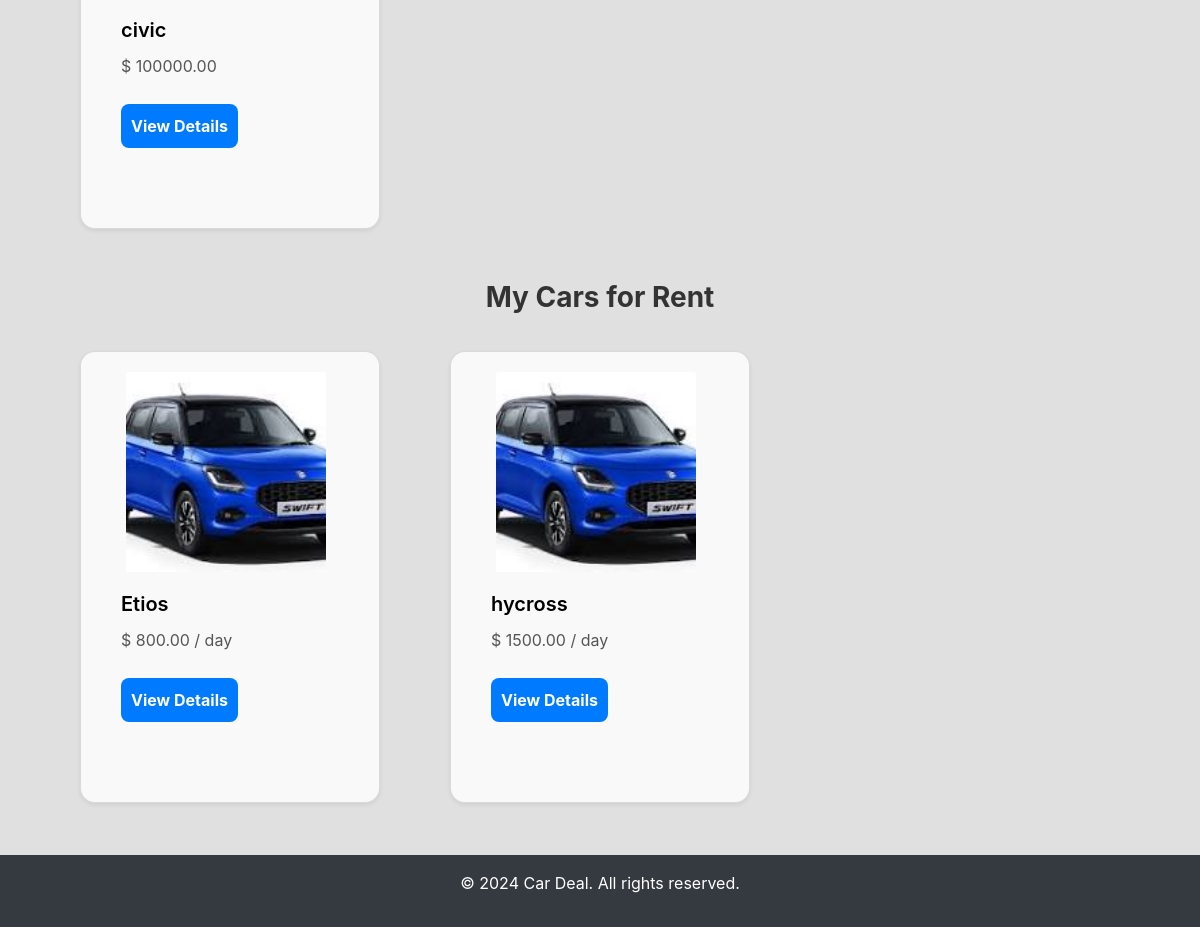
The app's page /profile/ (signed in, lower part), older data.
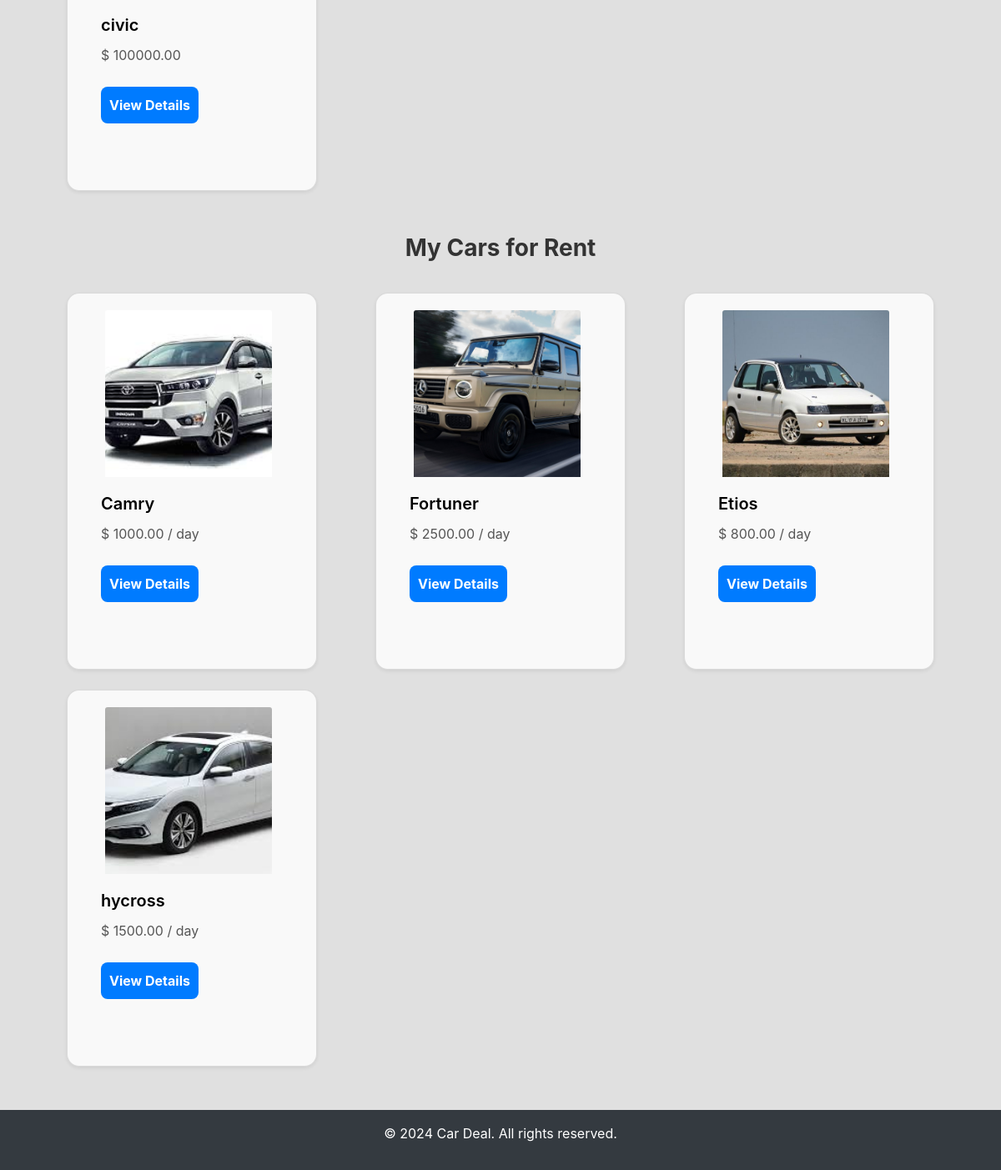
The same page, newer data.
### listings/models.py (models this page shows, shortened)
class CarForSale(models.Model):
    owner= models.ForeignKey(User, on_delete=models.CASCADE,related_name='cars_for_sale',null=True, blank=True)
    name = models.CharField(max_length=100)  # Car name
    model_year = models.IntegerField()
    km_driven = models.IntegerField()
    brand = models.ForeignKey(Brand, on_delete=models.CASCADE)
    oil_type = models.ForeignKey(OilType, on_delete=models.CASCADE)
    accidental_background = models.BooleanField(default=False)
    description = models.TextField()
    price = models.DecimalField(max_digits=10, decimal_places=2)
    mileage = models.DecimalField(max_digits=5, decimal_places=2)
    front_image = models.ImageField(upload_to='media/cars_for_sale/', blank=True, null=True)
    leftside_img = models.ImageField(upload_to='media/cars_for_sale/', blank=True, null=True)
    rightside_img = models.ImageField(upload_to='media/cars_for_sale/', blank=True, null=True)
    back_image = models.ImageField(upload_to='media/cars_for_sale/', blank=True, null=True)
    registration_number = models.CharField(max_length=100)
    insurance_end_date = models.DateField()
    ownership_type = models.CharField(max_length=50)  # e.g., 1st, 2nd, 3rd owner
    created_date = models.DateField(auto_now_add=True)
    created_time = models.TimeField(auto_now_add=True)
    is_for_sale = models.BooleanField(default=True)  # New field to mark as for sale
    is_for_rent = models.BooleanField(default=True)  # New field to mark as for rent

class CarForRent(models.Model):
    owner = models.ForeignKey(User, on_delete=models.CASCADE,related_name='cars_for_rent',null=True, blank=True)
    name = models.CharField(max_length=100)  # Car name
    brand = models.ForeignKey(Brand, on_delete=models.CASCADE)
    oil_type = models.ForeignKey(OilType, on_delete=models.CASCADE)
    description = models.TextField()
    price_per_day = models.DecimalField(max_digits=10, decimal_places=2)
    mileage = models.DecimalField(max_digits=5, decimal_places=2)
    rent_car_image = models.ImageField(upload_to='media/cars_for_rent/', blank=True, null=True)
    created_date = models.DateField(auto_now_add=True)
    created_time = models.TimeField(auto_now_add=True)
    is_for_sale = models.BooleanField(default=True)  # New field to mark as for sale
    is_for_rent = models.BooleanField(default=True)  # New field to mark as for rent

### listings/views.py (the view)
# urls.py: path('profile/', views.profile_view, name='profile'),
@login_required
def profile_view(request):
    user = request.user
    try:
        user_profile = UserProfile.objects.get(user=request.user)
    except UserProfile.DoesNotExist:
        user_profile = None  # Handle the case where the profile does not exist
    cars_for_sale = CarForSale.objects.filter(owner=user, is_for_sale=True)
    cars_for_rent = CarForRent.objects.filter(owner=user, is_for_rent=True)
    return render(request, 'listings/profile.html', {
        'user_profile': user_profile,
        'cars_for_sale': cars_for_sale,
        'cars_for_rent': cars_for_rent,
    })

### listings/templates/listings/profile.html (shortened to what this page needs)
{% extends "listings/base.html" %}
{% load static %}
{% block content %}
<div class="container mt-5">
    <div class="mt-5">
        <div class="row">
            {% for car in cars_for_sale %}
            <div class="col-md-4 mb-4">
                <div class="card shadow-sm h-100">
                    <div class="card-body">
                        <h5 class="card-title">{{ car.name }}</h5>
                        <p class="card-text">$ {{ car.price }}</p>
                        <a href="{% url 'car_combined_detail' car.pk %}" class="btn btn-primary">View Details</a>
                    </div>
                </div>
            </div>
            {% empty %}
            <p class="text-center">No cars listed for sale.</p>
            {% endfor %}
        </div>
    </div>
    <div class="mt-5">
        <h2>My Cars for Rent</h2>
        <div class="row">
            {% for car in cars_for_rent %}
            <div class="col-md-4 mb-4">
                <div class="card shadow-sm h-100">
                    {% if car.rent_car_image %}
                        <img src="{{ car.rent_car_image.url }}" class="card-img-top" alt="{{ car.name }}" style="height: 200px; object-fit: cover; margin-left: 25px;">
                    {% else %}
                        <img src="{% static 'images/default_car.png' %}" class="card-img-top" alt="Default Car Image" style="height: 200px; object-fit: cover;">
                    {% endif %}
                    <div class="card-body">
                        <h5 class="card-title">{{ car.name }}</h5>
                        <p class="card-text">$ {{ car.price_per_day }} / day</p>
                        <a href="{% url 'rent_car_detail' car.pk %}" class="btn btn-primary">View Details</a>
                    </div>
                </div>
            </div>
            {% empty %}
            <p class="text-center">No cars listed for rent.</p>
            {% endfor %}
        </div>
    </div>
</div>
{% endblock %}

Row changes from the older to the newer data that the page shows:
now on this page (row edited): CarForRent: rent_car_image (picture), name "Camry", price_per_day "1000.00"
now on this page (row edited): CarForRent: rent_car_image (picture), name "Fortuner", price_per_day "2500.00"
changed CarForRent "Etios": rent_car_image: a different picture
changed CarForRent "hycross": rent_car_image: a different picture
